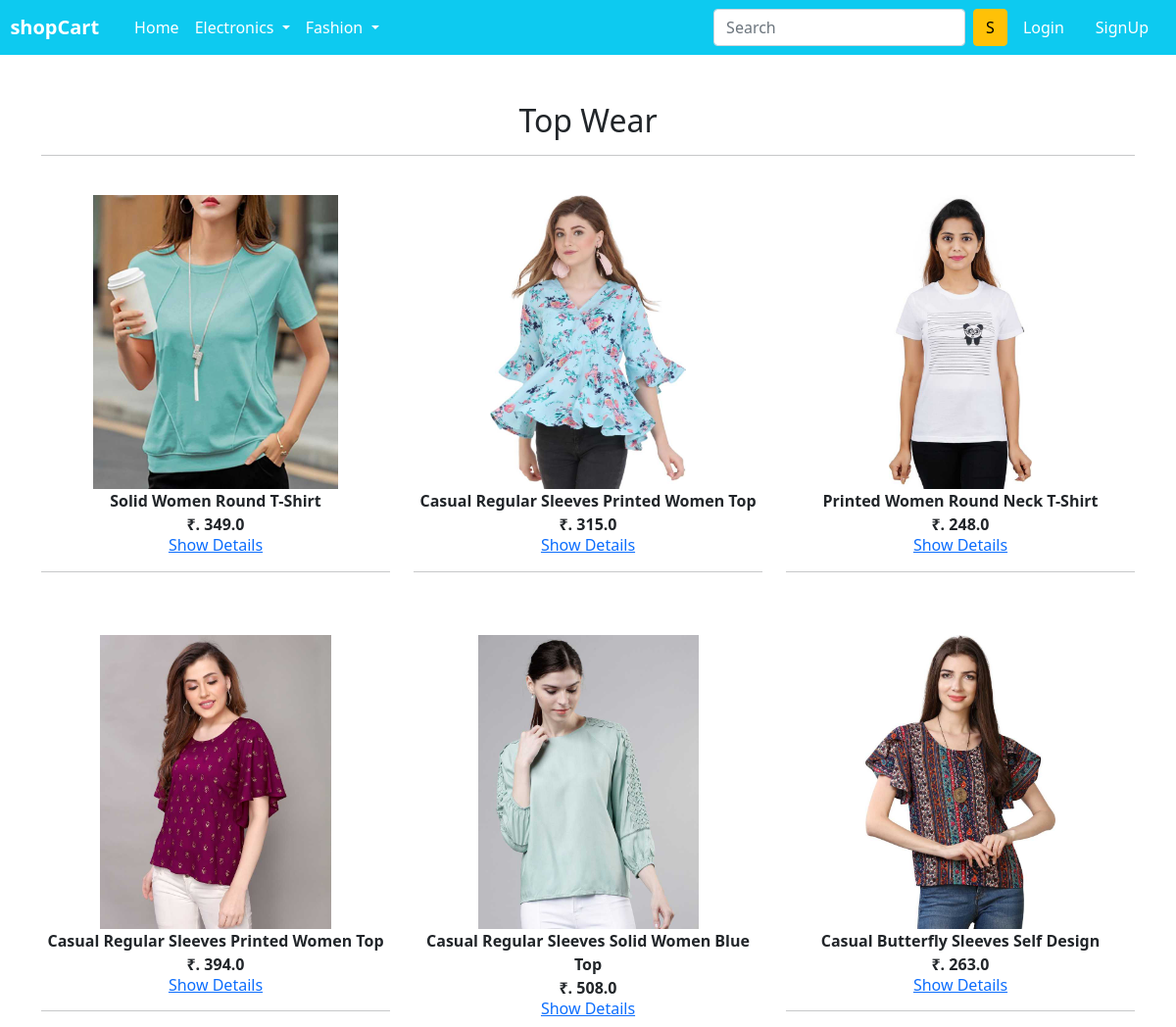
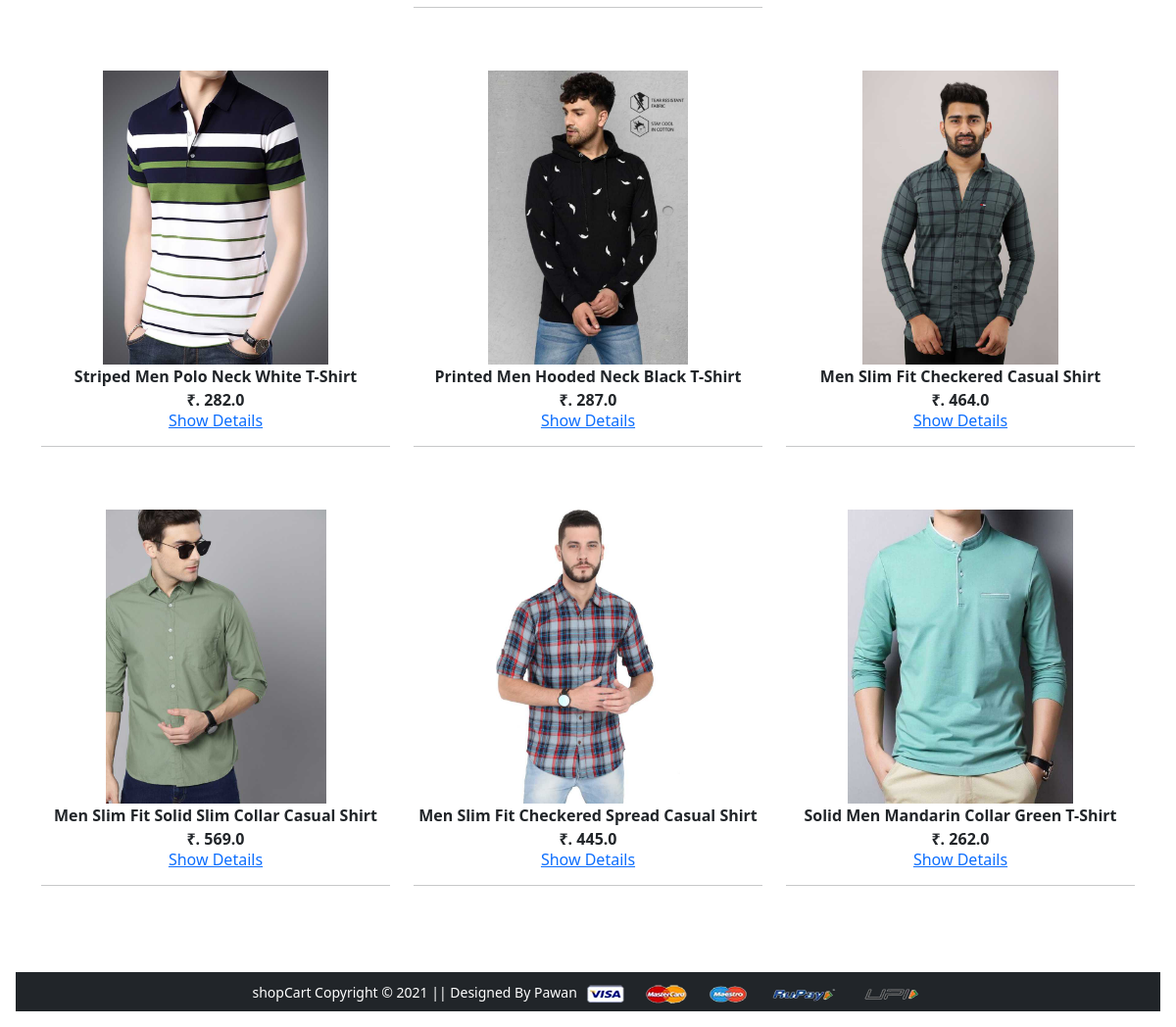
Screenshot of /showfashion/1 with the database file from the repository (2 pictures, top to bottom).
### AdminApp/models.py (models this page shows, shortened)
class Fashion(models.Model):
    fashion_name = models.CharField(max_length=20)
    class Meta:
        db_table = "Fashion"

class FashionProduct(models.Model):
    fashionproductname = models.CharField(max_length=50)
    fashionproduct_image = models.ImageField(default="abc.jpg", upload_to="images")
    price = models.FloatField(default=100)
    description = models.CharField(max_length=10000)
    fashion = models.ForeignKey(Fashion, on_delete=models.CASCADE)
    class Meta:
        db_table = "FashionProduct"

### app/views.py (the view)
# urls.py: path('showfashion/<fid>', views.showfashion),
def showfashion(request,fid):
    ele = Electronics.objects.all()
    fashion = Fashion.objects.all()
    fashion_name = Fashion.objects.get(id=fid)
    fashionproducts =  FashionProduct.objects.filter(fashion=fid)
    return render(request, 'fashion.html', {"ele":ele, "fashion":fashion,  "fashionproducts":fashionproducts, "fashion_name":fashion_name.fashion_name })

### app/templates/fashion.html (shortened to what this page needs)
{% extends 'base.html' %}
{% load static %}
{% block main-content %}
<div class="m-3">
    <div class="container my-5">
        <center>
            <h2>{{fashion_name}}</h2>
        </center>
        <hr>
        <div class="row">
            <div class="col-sm-12">
                <div class="row">
                    {% for fp in fashionproducts %}
                    <div class="col-sm-4 text-center mb-4"><a href="#" class="btn"></a>
                        <div class="item"><img src="{{fp.fashionproduct_image.url}}" alt="" height="300" class="">
                            <div class="fw-bold">{{fp.fashionproductname}}</div>
                            <div class="fw-bold">₹. {{fp.price}}</div>
                            <h6><a href="/ShowfashionproDetails/{{fp.id}}">Show Details</a></h6>
                            <hr>
                        </div>
                    </div>
                    {% endfor %}
                </div>
            </div>
        </div>
    </div>
<div>
{% endblock main-content %}

### rows the page displays
Fashion: fashion_name "Top Wear"
FashionProduct: fashionproduct_image (picture), fashionproductname "Solid Women Round T-Shirt", price "349.0"
FashionProduct: fashionproduct_image (picture), fashionproductname "Casual Regular Sleeves Printed Women Top", price "315.0"
FashionProduct: fashionproduct_image (picture), fashionproductname "Printed Women Round Neck T-Shirt", price "248.0"
FashionProduct: fashionproduct_image (picture), fashionproductname "Casual Regular Sleeves Printed Women Top", price "394.0"
FashionProduct: fashionproduct_image (picture), fashionproductname "Casual Regular Sleeves Solid Women Blue Top", price "508.0"
FashionProduct: fashionproduct_image (picture), fashionproductname "Casual Butterfly Sleeves Self Design", price "263.0"
FashionProduct: fashionproduct_image (picture), fashionproductname "Striped Men Polo Neck White T-Shirt", price "282.0"
FashionProduct: fashionproduct_image (picture), fashionproductname "Printed Men Hooded Neck Black T-Shirt", price "287.0"
FashionProduct: fashionproduct_image (picture), fashionproductname "Men Slim Fit Checkered Casual Shirt", price "464.0"
FashionProduct: fashionproduct_image (picture), fashionproductname "Men Slim Fit Solid Slim Collar Casual Shirt", price "569.0"
FashionProduct: fashionproduct_image (picture), fashionproductname "Men Slim Fit Checkered Spread Casual Shirt", price "445.0"
FashionProduct: fashionproduct_image (picture), fashionproductname "Solid Men Mandarin Collar Green T-Shirt", price "262.0"
